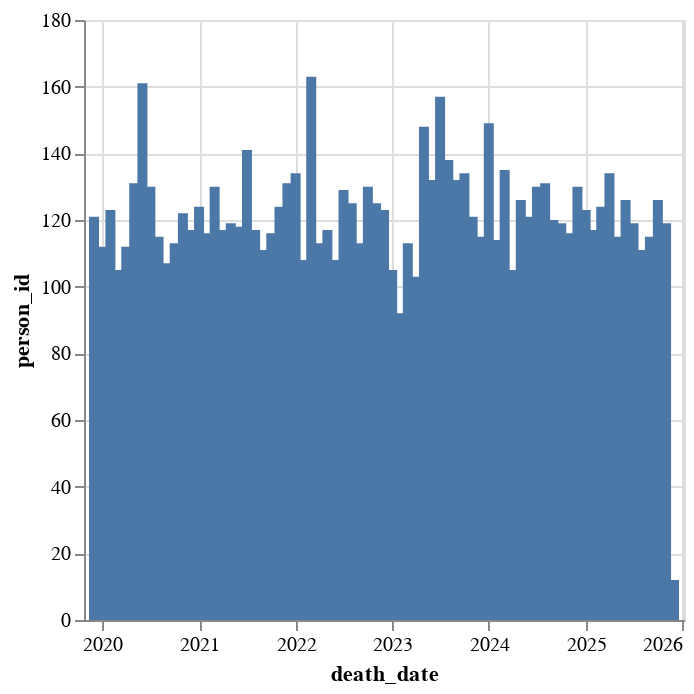

Notebook code cell kept with this figure:
### Code cell
alt.Chart(death_dates_summary).mark_bar().encode(
    x='death_date:T',
    y='person_id:Q'
)

### Figure 1 — Vega-Lite specification as saved in the notebook (floating-point values rounded to 4 significant figures)
{"config": {"view": {"continuousWidth": 300, "continuousHeight": 300}}, "data": {"name": "data-20768f34a07c673342680e120d6176ee"}, "mark": {"type": "bar"}, "encoding": {"x": {"field": "death_date", "type": "temporal"}, "y": {"field": "person_id", "type": "quantitative"}}, "$schema": "https://vega.github.io/schema/vega-lite/v5.8.0.json", "datasets": {"data-20768f34a07c673342680e120d6176ee": [{"death_date": "2019-12", "person_id": 121}, {"death_date": "2020-01", "person_id": 112}, {"death_date": "2020-02", "person_id": 123}, {"death_date": "2020-03", "person_id": 105}, {"death_date": "2020-04", "person_id": 112}, {"death_date": "2020-05", "person_id": 131}, {"death_date": "2020-06", "person_id": 161}, {"death_date": "2020-07", "person_id": 130}, {"death_date": "2020-08", "person_id": 115}, {"death_date": "2020-09", "person_id": 107}, {"death_date": "2020-10", "person_id": 113}, {"death_date": "2020-11", "person_id": 122}, {"death_date": "2020-12", "person_id": 117}, {"death_date": "2021-01", "person_id": 124}, {"death_date": "2021-02", "person_id": 116}, {"death_date": "2021-03", "person_id": 130}, {"death_date": "2021-04", "person_id": 117}, {"death_date": "2021-05", "person_id": 119}, {"death_date": "2021-06", "person_id": 118}, {"death_date": "2021-07", "person_id": 141}, {"death_date": "2021-08", "person_id": 117}, {"death_date": "2021-09", "person_id": 111}, {"death_date": "2021-10", "person_id": 116}, {"death_date": "2021-11", "person_id": 124}, {"death_date": "2021-12", "person_id": 131}, {"death_date": "2022-01", "person_id": 134}, {"death_date": "2022-02", "person_id": 108}, {"death_date": "2022-03", "person_id": 163}, {"death_date": "2022-04", "person_id": 113}, {"death_date": "2022-05", "person_id": 117}, {"death_date": "2022-06", "person_id": 108}, {"death_date": "2022-07", "person_id": 129}, {"death_date": "2022-08", "person_id": 125}, {"death_date": "2022-09", "person_id": 113}, {"death_date": "2022-10", "person_id": 130}, {"death_date": "2022-11", "person_id": 125}, {"death_date": "2022-12", "person_id": 123}, {"death_date": "2023-01", "person_id": 105}, {"death_date": "2023-02", "person_id": 92}, {"death_date": "2023-03", "person_id": 113}, {"death_date": "2023-04", "person_id": 103}, {"death_date": "2023-05", "person_id": 148}, {"death_date": "2023-06", "person_id": 132}, {"death_date": "2023-07", "person_id": 157}, {"death_date": "2023-08", "person_id": 138}, {"death_date": "2023-09", "person_id": 132}, {"death_date": "2023-10", "person_id": 134}, {"death_date": "2023-11", "person_id": 121}, {"death_date": "2023-12", "person_id": 115}, {"death_date": "2024-01", "person_id": 149}, {"death_date": "2024-02", "person_id": 114}, {"death_date": "2024-03", "person_id": 135}, {"death_date": "2024-04", "person_id": 105}, {"death_date": "2024-05", "person_id": 126}, {"death_date": "2024-06", "person_id": 121}, {"death_date": "2024-07", "person_id": 130}, {"death_date": "2024-08", "person_id": 131}, {"death_date": "2024-09", "person_id": 120}, {"death_date": "2024-10", "person_id": 119}, {"death_date": "2024-11", "person_id": 116}, {"death_date": "2024-12", "person_id": 130}, {"death_date": "2025-01", "person_id": 123}, {"death_date": "2025-02", "person_id": 117}, {"death_date": "2025-03", "person_id": 124}, {"death_date": "2025-04", "person_id": 134}, {"death_date": "2025-05", "person_id": 115}, {"death_date": "2025-06", "person_id": 126}, {"death_date": "2025-07", "person_id": 119}, {"death_date": "2025-08", "person_id": 111}, {"death_date": "2025-09", "person_id": 115}, {"death_date": "2025-10", "person_id": 126}, {"death_date": "2025-11", "person_id": 119}, {"death_date": "2025-12", "person_id": 12}]}}
